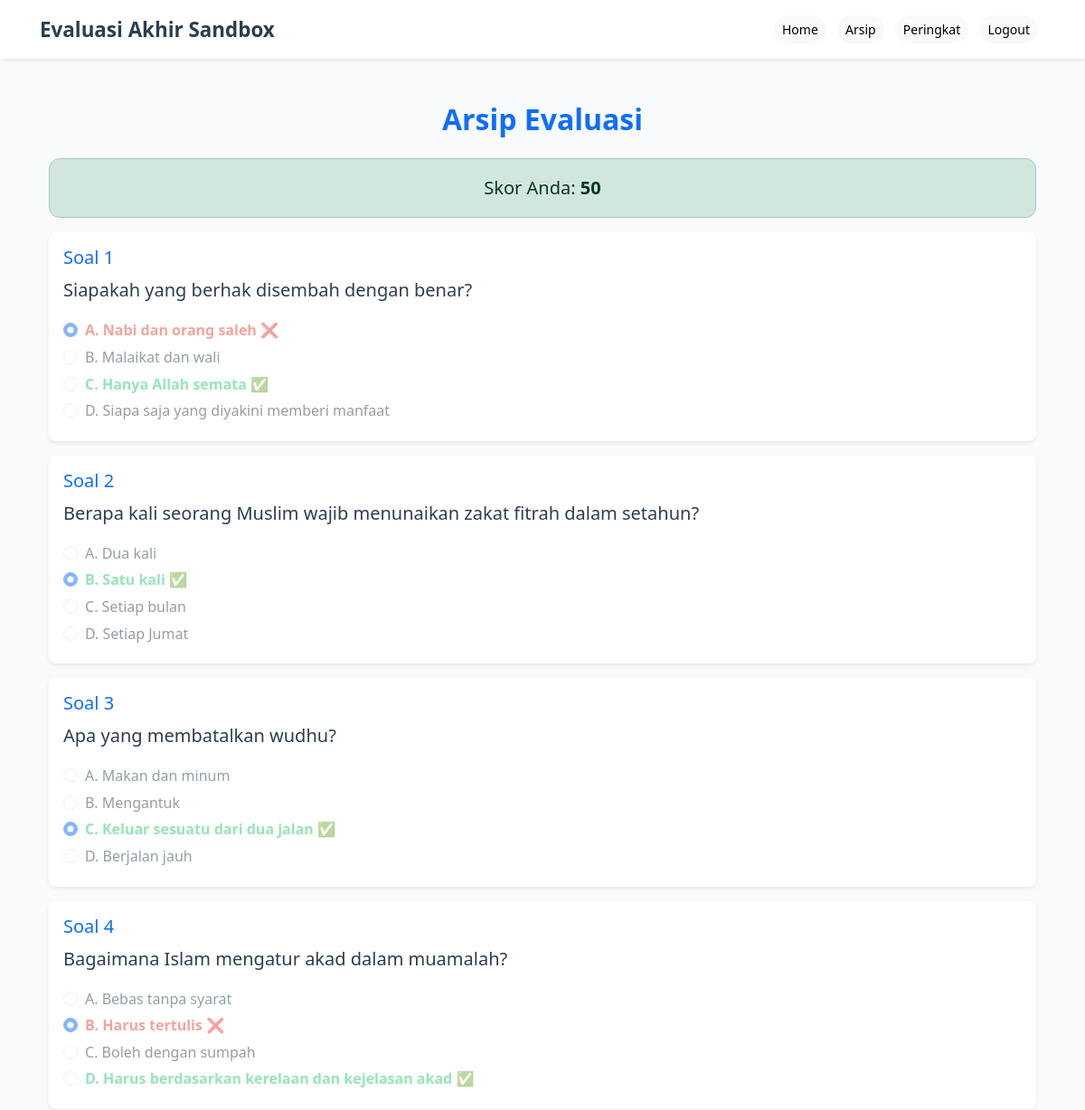
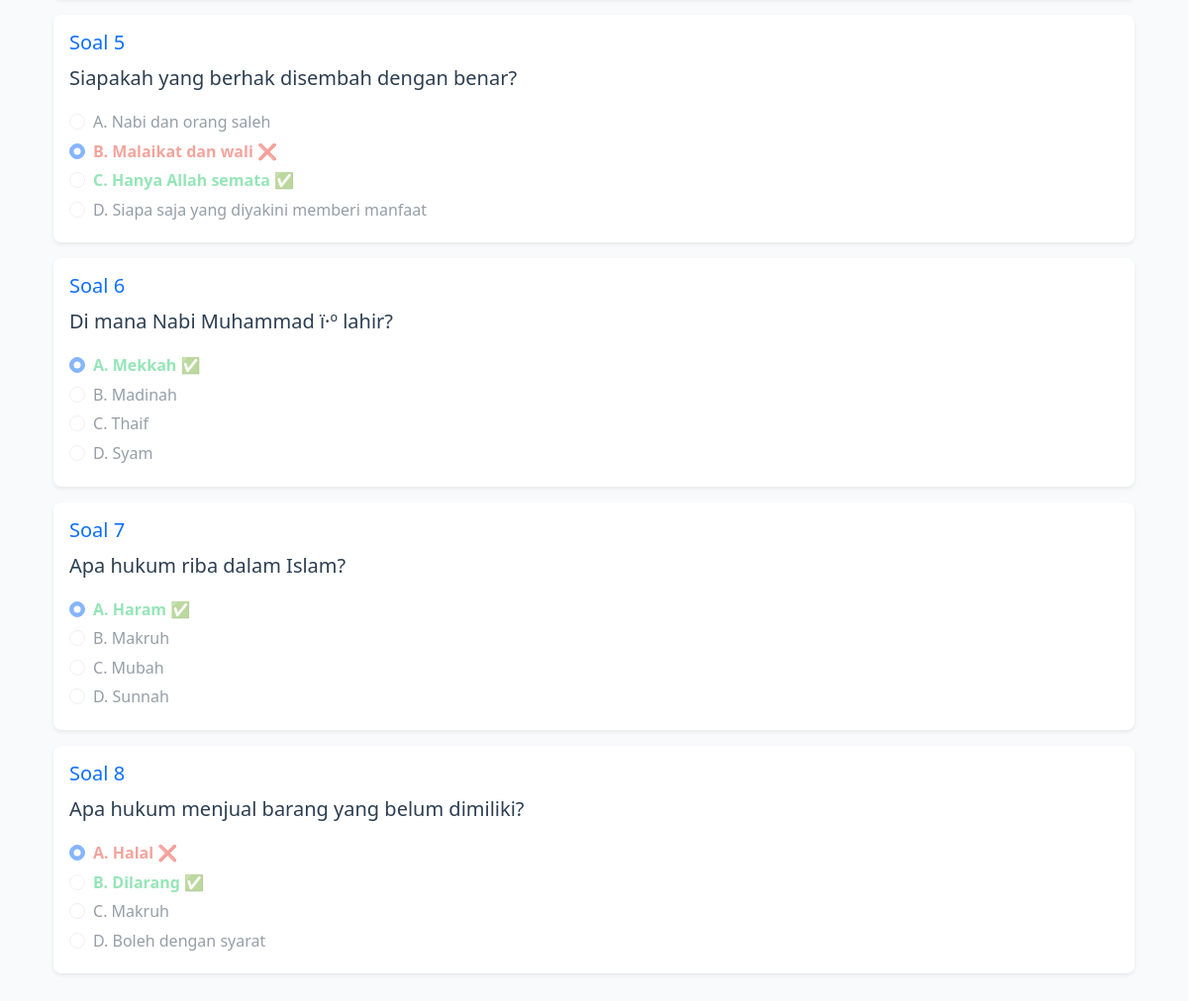
/eas/arsip/ (signed in), run on the app's committed database (2 pictures, top to bottom).
### eas/models.py (models this page shows, shortened)
class Evaluasi(models.Model):
    santri = models.ForeignKey(Santri, on_delete=models.CASCADE)
    soal = models.ForeignKey(Soal, on_delete=models.CASCADE)
    jawaban_santri = models.CharField(max_length=1)
    is_correct = models.BooleanField(default=False)

class Soal(models.Model):
    teks_soal = models.TextField()
    jawaban_benar = models.CharField(max_length=1, choices=GRADE_CHOICES)

class PilihanJawaban(models.Model):
    soal = models.ForeignKey(
        Soal, on_delete=models.CASCADE, related_name='pilihan'
    )
    kode_pilihan = models.CharField(max_length=1, choices=GRADE_CHOICES)
    teks_pilihan = models.CharField(max_length=255)

### eas/views.py (the view)
# urls.py: path('arsip/', views.arsip, name='arsip'),
@login_required
def arsip(request):
    santri = Santri.objects.get(user=request.user)
    arsip_list = (
        Evaluasi.objects
        .filter(santri=santri)
        .select_related('soal')
        .prefetch_related('soal__pilihan')
    )
    benar_count = arsip_list.filter(is_correct=True).count()
    total_soal = arsip_list.count()
    skor = (benar_count / total_soal * 100) if total_soal > 0 else 0
    context = {
        'arsip_list': arsip_list,
        'benar_count': benar_count,
        'total_soal': total_soal,
        'skor': int(skor),
    }
    return render(request, 'arsip.html', context)

### templates/arsip.html (shortened to what this page needs)
{% extends 'base.html' %}
{% block content %}
<div class="container mt-4">
  <h2 class="text-center fw-bold text-primary mb-4">Arsip Evaluasi</h2>
  {% if arsip_list %}
    <div class="alert alert-success text-center fs-5">
      Skor Anda: <strong>{{ skor|floatformat:0 }}</strong>
    </div>
    {% for record in arsip_list %}
      <div class="card mb-3 shadow-sm border-0 rounded-3">
        <div class="card-body">
          <h5 class="card-title text-primary">Soal {{ forloop.counter }}</h5>
          <p class="fs-5">{{ record.soal.teks_soal }}</p>
          {% for pilihan in record.soal.pilihan.all %}
            {% with kode=pilihan.kode_pilihan user=record.jawaban_santri benar=record.soal.jawaban_benar %}
              <div class="form-check mb-1">
                <input type="radio" class="form-check-input" disabled
                       {% if kode == user %}checked{% endif %}>
                <label class="form-check-label
                    {% if kode == benar %}text-success fw-semibold
                    {% elif kode == user and user != benar %}text-danger fw-semibold
                    {% endif %}">
                  {{ kode }}. {{ pilihan.teks_pilihan }}
                  {% if kode == benar %} ✅{% endif %}
                  {% if kode == user and user != benar %} ❌{% endif %}
                </label>
              </div>
            {% endwith %}
          {% endfor %}
        </div>
      </div>
    {% endfor %}
  {% else %}
    <div class="alert alert-info text-center">Belum ada arsip evaluasi.</div>
  {% endif %}
</div>
{% endblock %}

### static/css/styles.css (style rules this page uses)
body { background-color: #f9fafc; color: #333; font-family: 'Poppins', 'Segoe UI', sans-serif; line-height: 1.6; overflow-x: hidden; }
.card { background-color: #fff; color: #2c3e50; border-radius: 12px; box-shadow: 0 6px 18px rgba(0,0,0,0.08); transition: all 0.3s ease; }
.form-check-label { font-size: 1rem; }
.form-check-input:disabled { cursor: not-allowed; }
.text-success { color: #2ecc71 !important; }
.text-danger { color: #e74c3c !important; }
.alert { border-radius: 12px; font-weight: 500; }

### data on the page
Evaluasi: soal.teks_soal "Siapakah yang berhak disembah dengan benar?"
PilihanJawaban: kode_pilihan "A", teks_pilihan "Nabi dan orang saleh"
PilihanJawaban: kode_pilihan "B", teks_pilihan "Malaikat dan wali"
PilihanJawaban: kode_pilihan "C", teks_pilihan "Hanya Allah semata"
PilihanJawaban: kode_pilihan "D", teks_pilihan "Siapa saja yang diyakini memberi manfaat"
Evaluasi: soal.teks_soal "Berapa kali seorang Muslim wajib menunaikan zakat fitrah dalam setahun?"
PilihanJawaban: kode_pilihan "A", teks_pilihan "Dua kali"
PilihanJawaban: kode_pilihan "B", teks_pilihan "Satu kali"
PilihanJawaban: kode_pilihan "C", teks_pilihan "Setiap bulan"
PilihanJawaban: kode_pilihan "D", teks_pilihan "Setiap Jumat"
Evaluasi: soal.teks_soal "Apa yang membatalkan wudhu?"
PilihanJawaban: kode_pilihan "A", teks_pilihan "Makan dan minum"
PilihanJawaban: kode_pilihan "B", teks_pilihan "Mengantuk"
PilihanJawaban: kode_pilihan "C", teks_pilihan "Keluar sesuatu dari dua jalan"
PilihanJawaban: kode_pilihan "D", teks_pilihan "Berjalan jauh"
Evaluasi: soal.teks_soal "Bagaimana Islam mengatur akad dalam muamalah?"
PilihanJawaban: kode_pilihan "A", teks_pilihan "Bebas tanpa syarat"
PilihanJawaban: kode_pilihan "B", teks_pilihan "Harus tertulis"
PilihanJawaban: kode_pilihan "C", teks_pilihan "Boleh dengan sumpah"
PilihanJawaban: kode_pilihan "D", teks_pilihan "Harus berdasarkan kerelaan dan kejelasan akad"
Evaluasi: soal.teks_soal "Siapakah yang berhak disembah dengan benar?"
Evaluasi: soal.teks_soal "Di mana Nabi Muhammad ï·º lahir?"
PilihanJawaban: kode_pilihan "A", teks_pilihan "Mekkah"
PilihanJawaban: kode_pilihan "B", teks_pilihan "Madinah"
PilihanJawaban: kode_pilihan "C", teks_pilihan "Thaif"
PilihanJawaban: kode_pilihan "D", teks_pilihan "Syam"
Evaluasi: soal.teks_soal "Apa hukum riba dalam Islam?"
PilihanJawaban: kode_pilihan "A", teks_pilihan "Haram"
PilihanJawaban: kode_pilihan "B", teks_pilihan "Makruh"
PilihanJawaban: kode_pilihan "C", teks_pilihan "Mubah"
PilihanJawaban: kode_pilihan "D", teks_pilihan "Sunnah"
Evaluasi: soal.teks_soal "Apa hukum menjual barang yang belum dimiliki?"
PilihanJawaban: kode_pilihan "A", teks_pilihan "Halal"
PilihanJawaban: kode_pilihan "B", teks_pilihan "Dilarang"
PilihanJawaban: kode_pilihan "C", teks_pilihan "Makruh"
PilihanJawaban: kode_pilihan "D", teks_pilihan "Boleh dengan syarat"

### other printed values
{{ skor|floatformat:0 }} "50"
